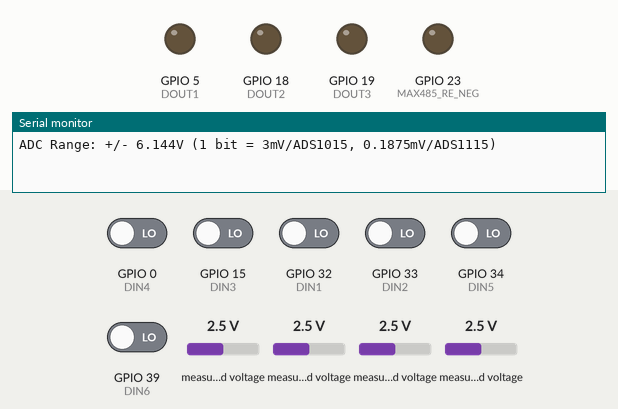
The sketch below on a simulated ESP32. Shown: output pins drawn as LEDs (lit = HIGH), the last lines printed to the serial monitor. The inputs (shaded band) are chosen by the test bench; at power-on: GPIO 0 (DIN4), GPIO 15 (DIN3), GPIO 32 (DIN1), GPIO 33 (DIN2), GPIO 34 (DIN5), GPIO 39 (DIN6) LOW, measured voltage 2.5 V.

Above: at 1.5 s.
At 5.1 s:
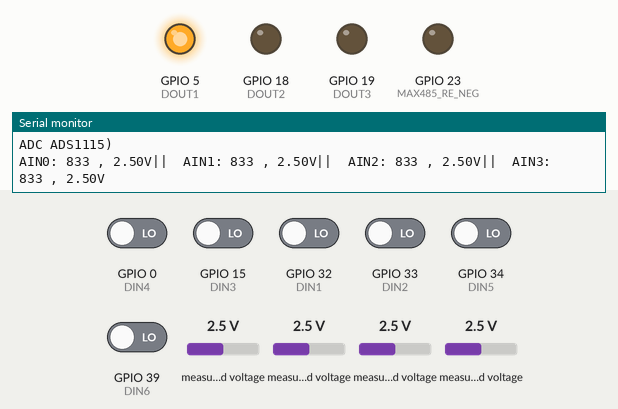
At 9.3 s:
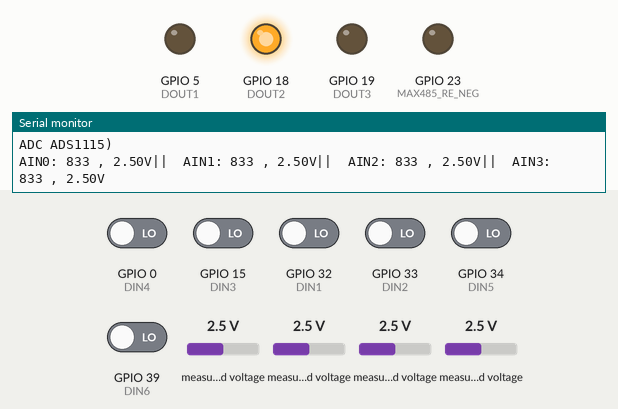
At 13.5 s:
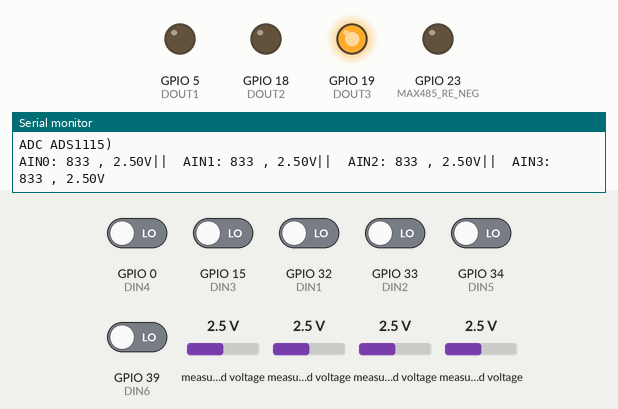
Timing chart, 0 to 16.6 s (numbered marks = the images above):
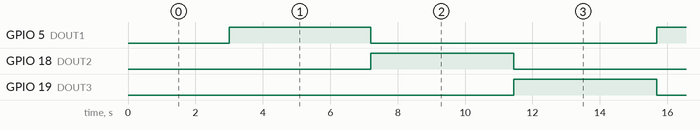

Measured:
- by itself, GPIO 5 (DOUT1), GPIO 18 (DOUT2), GPIO 19 (DOUT3): alternates HIGH for 4.2 s and LOW for 8.5 s
- by itself, everything shown: repeats every 12.7 s, in 3 steps

The sketch:

FW_MODBUS_ADC_DI_DO_ESP32_V1_2712223.ino
```cpp
/*

This code allows validating the operation of the HW, using reading of digital inputs, activation of outputs, reading analog inputs 0 to 3V, reading Modbus RTU data with "ModbusMaster" library.
This code is the basis that the VERDATA client uses to monitor sensors in Modbus RTU.
Created by Claudio PURCELL.
Thanks to :

Author:: Doc Walker (4-20ma@wvfans.net)
Author:: Ag Primatic (agprimatic@gmail.com)
Author:: Marius Kintel (marius@kintel.net)
 */


#include <ModbusMaster.h> //https://github.com/4-20ma/ModbusMaster
#include <SoftwareSerial.h>

#include <Adafruit_ADS1X15.h>

//Adafruit_ADS1115 ads;  /* Use this for the 16-bit version */
Adafruit_ADS1015 ads;     /* Use this for the 12-bit version */
const uint8_t i2c_sda = 21;
const uint8_t i2c_scl = 22;

/*!
  We're using a MAX485-compatible RS485 Transceiver.
  Rx/Tx is hooked up to the hardware serial port at 'Serial'.
  The Data Enable (DE) and Receiver Enable (RE) pins are hooked up as follows:
*/

#define MAX485_RE_NEG  23 //D4 RS485 has a enable/disable pin to transmit or receive data. Arduino Digital Pin 23 = Rx/Tx 'Enable'; High to Transmit, Low to Receive

//SALIDAS control
//#define RE_DE               23  //GPIO23 IO23       RE_DE
//#define LED_PIN             12  //GPIO12 IO12       LED_EMB


//ENTRADAS DIGITALES
#define DIN1                  32  //GPIO32 IO32       DIN1
#define DIN2                  33  //GPIO33 IO33       DIN2
#define DIN3                  15  //GPIO15 IO15       DIN3
#define DIN4                  00  //GPIO00 IO00       DIN4
#define DIN5                  34  //GPIO34 IO34       DIN5
#define DIN6                  39  //GPIO39 SENSOR_VN  DIN6


//SALIDAS DIGITALES
#define DOUT1               5   //GPIO05 IO05       DOUT1
#define DOUT2               18  //GPIO18 IO18       DOUT2
#define DOUT3               19  //GPIO19 IO19       DOUT3

int Slave_ID  =     1;
int registro;
int cont=0;
long lastMillis = 0;
uint8_t result;


SoftwareSerial RS485(14,13); // RX, TX
ModbusMaster node;

void preTransmission()
{
  digitalWrite(MAX485_RE_NEG, HIGH); //Switch to transmit data
}

void postTransmission()
{
  digitalWrite(MAX485_RE_NEG, LOW); //Switch to receive data
}

void setup()
{
    pinMode(MAX485_RE_NEG, OUTPUT);
    // Init in receive mode
    digitalWrite(MAX485_RE_NEG, LOW);
    // // DIGITAL OUTPUTS: control the relays or Open Collector transistors
    pinMode(DOUT1, OUTPUT);
    pinMode(DOUT2, OUTPUT);
    pinMode(DOUT3, OUTPUT);
    digitalWrite(DOUT1, LOW);
    digitalWrite(DOUT2, LOW);
    digitalWrite(DOUT3, LOW);


    // DIGITAL INPUTS: receive state changes from the optocouplers
    pinMode(DIN1, INPUT);
    pinMode(DIN2, INPUT);
    pinMode(DIN3, INPUT);
    pinMode(DIN4, INPUT);
    pinMode(DIN5, INPUT);
    pinMode(DIN6, INPUT);


    //Modbus communication runs at 9600 baud
    Serial.begin(9600, SERIAL_8N1);
    RS485.begin(9600);

    Wire.begin(i2c_sda, i2c_scl);
    Serial.println("ADC Range: +/- 6.144V (1 bit = 3mV/ADS1015, 0.1875mV/ADS1115)");

    if (!ads.begin()) {
    Serial.println("Failed to initialize ADS.");
    while (1);
    }

    node.begin(Slave_ID, RS485);

    // Callbacks allow us to configure the RS485 transceiver correctly
    node.preTransmission(preTransmission);
    node.postTransmission(postTransmission);
}


void loop()
{


  long currentMillis = millis();

  if (currentMillis - lastMillis > 3000)
  {

  cont++;
  if(cont==0){

    digitalWrite(DOUT1, LOW);
    digitalWrite(DOUT2, LOW);
    digitalWrite(DOUT3, LOW);
    }

  if(cont==1){

    digitalWrite(DOUT1, HIGH);
    digitalWrite(DOUT2, LOW);
    digitalWrite(DOUT3, LOW);
    }

  if(cont==2){

    digitalWrite(DOUT1, LOW);
    digitalWrite(DOUT2, HIGH);
    digitalWrite(DOUT3, LOW);
    }

  if(cont==3){

    digitalWrite(DOUT1, LOW);
    digitalWrite(DOUT2, LOW);
    digitalWrite(DOUT3, HIGH);
    cont=0;
    }

    Serial.println();
    Serial.println();
    int DI1 = digitalRead(DIN1);
    int DI2 = digitalRead(DIN2);
    int DI3 = digitalRead(DIN3);
    int DI4 = digitalRead(DIN4);
    int DI5 = digitalRead(DIN5);
    int DI6 = digitalRead(DIN6);

    Serial.print("DIN1: ");
    Serial.print(DI1);
    Serial.print("|| DIN2: ");
    Serial.print(DI2);
    Serial.print("|| DIN3: ");
    Serial.print(DI3);
    Serial.print("|| DIN4: ");
    Serial.print(DI4);
    Serial.print("|| DIN5: ");
    Serial.print(DI5);
    Serial.print("|| DIN6: ");
    Serial.print(DI6);
    Serial.println();
    Serial.println();

    int DO1 = digitalRead(DOUT1);
    int DO2 = digitalRead(DOUT2);
    int DO3 = digitalRead(DOUT3);

    Serial.print("DOUT1: ");
    Serial.print(DO1);
    Serial.print("|| DOUT2: ");
    Serial.print(DO2);
    Serial.print("|| DOUT3: ");
    Serial.print(DO3);

    Serial.println();
    Serial.println();

    int16_t adc0, adc1, adc2, adc3;
    float volts0, volts1, volts2, volts3;

    adc0 = ads.readADC_SingleEnded(0);
    adc1 = ads.readADC_SingleEnded(1);
    adc2 = ads.readADC_SingleEnded(2);
    adc3 = ads.readADC_SingleEnded(3);

    volts0 = ads.computeVolts(adc0);
    volts1 = ads.computeVolts(adc1);
    volts2 = ads.computeVolts(adc2);
    volts3 = ads.computeVolts(adc3);


    Serial.println("-----------------------------------------------------------");
    Serial.println("ADC ADS1115)");
    Serial.print("AIN0: "); Serial.print(adc0); Serial.print(" , "); Serial.print(volts0); Serial.print("V");
    Serial.print("||  AIN1: "); Serial.print(adc1); Serial.print(" , "); Serial.print(volts1); Serial.print("V");
    Serial.print("||  AIN2: "); Serial.print(adc2); Serial.print(" , "); Serial.print(volts2); Serial.print("V");
    Serial.print("||  AIN3: "); Serial.print(adc3); Serial.print(" , "); Serial.print(volts3); Serial.println("V");

    result = node.readInputRegisters(0, 8);

    if (result == node.ku8MBSuccess) {

      int ADC1 = node.getResponseBuffer(0x00);
      Serial.print("ADC1: ");
      Serial.println(ADC1);

      int ADC2 = node.getResponseBuffer(0x01);
      Serial.print("ADC2: ");
      Serial.println(ADC2);

      int ADC3 = node.getResponseBuffer(0x02);
      Serial.print("ADC3: ");
      Serial.println(ADC3);

      int ADC4 = node.getResponseBuffer(0x03);
      Serial.print("ADC4: ");
      Serial.println(ADC4);

      int ADC5 = node.getResponseBuffer(0x04);
      Serial.print("ADC5: ");
      Serial.println(ADC5);

      int ADC6 = node.getResponseBuffer(0x05);
      Serial.print("ADC6: ");
      Serial.println(ADC6);

      int ADC7 = node.getResponseBuffer(0x06);
      Serial.print("ADC7: ");
      Serial.println(ADC7);

      int ADC8 = node.getResponseBuffer(0x07);
      Serial.print("ADC8: ");
      Serial.println(ADC8);
      }

    Serial.println("");
    Serial.println("");

    //reading MODBUS RTU device ID from an ADAM HW
    result = node.readHoldingRegisters(0x00F7, 2);

    if (result == node.ku8MBSuccess) {
      int ID = node.getResponseBuffer(0x00);
      Serial.print("ID: ");
      Serial.println(ID);
      Serial.println("");
      }

    else {
      // update of status failed
      Serial.println("Lectura MODBUS RTU falla o sin conexión!");
      }
    lastMillis = currentMillis;
  }
}
```
